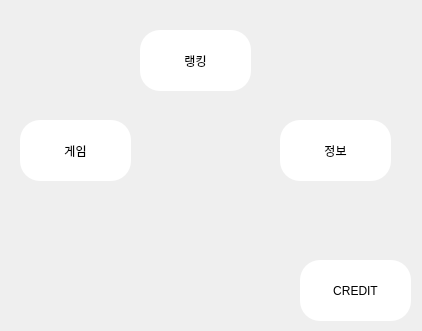
<?xml version="1.0" encoding="UTF-8"?>
<ui version="4.0">
 <class>StartMenu</class>
 <widget class="QMainWindow" name="StartMenu">
  <property name="geometry">
   <rect>
    <x>0</x>
    <y>0</y>
    <width>422</width>
    <height>331</height>
   </rect>
  </property>
  <property name="minimumSize">
   <size>
    <width>422</width>
    <height>331</height>
   </size>
  </property>
  <property name="maximumSize">
   <size>
    <width>422</width>
    <height>331</height>
   </size>
  </property>
  <property name="windowTitle">
   <string>MainWindow</string>
  </property>
  <widget class="QWidget" name="centralwidget">
   <widget class="QPushButton" name="gameButton">
    <property name="geometry">
     <rect>
      <x>20</x>
      <y>120</y>
      <width>111</width>
      <height>61</height>
     </rect>
    </property>
    <property name="styleSheet">
     <string notr="true">border-radius:20px;
background-color: rgb(255,255,255);
front : 10pt &quot;MS Shell Dig 2&quot;;</string>
    </property>
    <property name="text">
     <string>게임</string>
    </property>
   </widget>
   <widget class="QPushButton" name="infoButton">
    <property name="geometry">
     <rect>
      <x>280</x>
      <y>120</y>
      <width>111</width>
      <height>61</height>
     </rect>
    </property>
    <property name="styleSheet">
     <string notr="true">border-radius:20px;
background-color: rgb(255,255,255);
front : 10pt &quot;MS Shell Dig 2&quot;;</string>
    </property>
    <property name="text">
     <string>정보</string>
    </property>
   </widget>
   <widget class="QPushButton" name="creditButton">
    <property name="geometry">
     <rect>
      <x>300</x>
      <y>260</y>
      <width>111</width>
      <height>61</height>
     </rect>
    </property>
    <property name="styleSheet">
     <string notr="true">border-radius:20px;
background-color: rgb(255,255,255);
front : 10pt &quot;MS Shell Dig 2&quot;;</string>
    </property>
    <property name="text">
     <string>CREDIT</string>
    </property>
   </widget>
   <widget class="QPushButton" name="ladderButton">
    <property name="geometry">
     <rect>
      <x>140</x>
      <y>30</y>
      <width>111</width>
      <height>61</height>
     </rect>
    </property>
    <property name="styleSheet">
     <string notr="true">border-radius:20px;
background-color: rgb(255,255,255);
front : 10pt &quot;MS Shell Dig 2&quot;;</string>
    </property>
    <property name="text">
     <string>랭킹</string>
    </property>
   </widget>
  </widget>
 </widget>
 <resources/>
 <connections/>
</ui>
